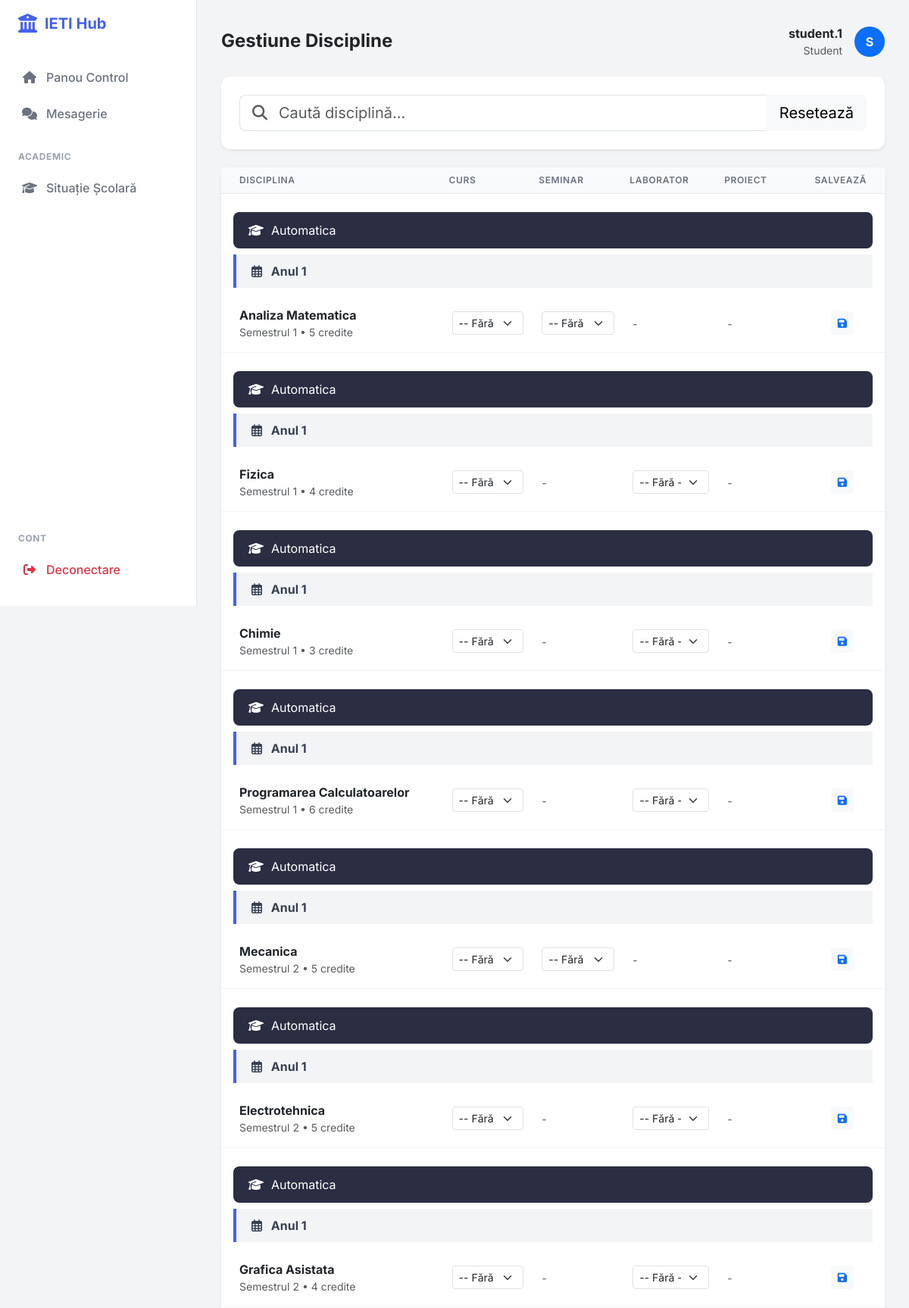
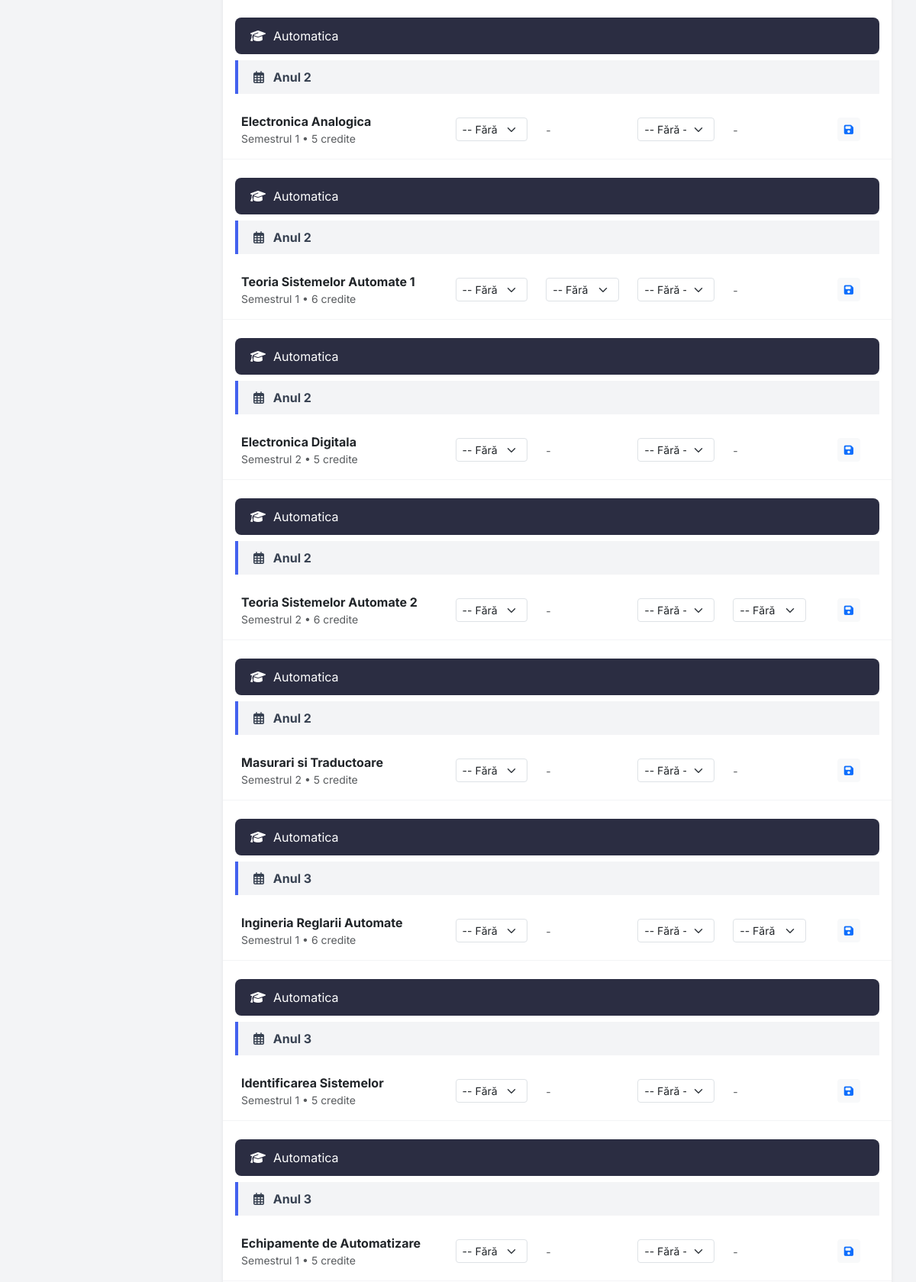
The app's page /lista_discipline (signed in, upper part) with its own data (2 pictures, top to bottom).
### app.py (models this page shows, shortened)
class User(UserMixin, db.Model):
    id = db.Column(db.Integer, primary_key=True)
    username = db.Column(db.String(150), unique=True, nullable=False)
    email = db.Column(db.String(150), unique=True, nullable=False)
    password = db.Column(db.String(150), nullable=False)
    role = db.Column(db.String(20), nullable=False, default='student')
    is_approved = db.Column(db.Boolean, default=False)
    student_profile = db.relationship('Student', backref='user_account', uselist=False, cascade="all, delete-orphan")
    profesor_profile = db.relationship('Profesor', backref='user_account', uselist=False, cascade="all, delete-orphan")

class Disciplina(db.Model):
    id_disciplina = db.Column(db.Integer, primary_key=True)
    nume_disciplina = db.Column(db.String(100), nullable=False)
    credite = db.Column(db.Integer, nullable=False)
    an_studiu = db.Column(db.Integer, nullable=False)
    specializare = db.Column(db.String(50), nullable=False)
    semestru = db.Column(db.Integer, nullable=False)
    has_laborator = db.Column(db.Boolean, default=False)
    has_seminar = db.Column(db.Boolean, default=False)
    has_proiect = db.Column(db.Boolean, default=False)
    id_titular = db.Column(db.Integer, db.ForeignKey('profesor.id_profesor'), nullable=True)
    id_laborant = db.Column(db.Integer, db.ForeignKey('profesor.id_profesor'), nullable=True)
    id_seminarist = db.Column(db.Integer, db.ForeignKey('profesor.id_profesor'), nullable=True)
    id_proiectant = db.Column(db.Integer, db.ForeignKey('profesor.id_profesor'), nullable=True)
    pondere_examen = db.Column(db.Integer, default=60)
    pondere_laborator = db.Column(db.Integer, default=40)
    pondere_proiect = db.Column(db.Integer, default=0)
    min_prez_curs = db.Column(db.Integer, default=50)
    min_prez_laborator = db.Column(db.Integer, default=100)
    min_prez_seminar = db.Column(db.Integer, default=100)
    min_prez_proiect = db.Column(db.Integer, default=100)
    note = db.relationship('Notare', backref='disciplina', lazy=True)
    inscrieri = db.relationship('Inscriere', backref='disciplina', lazy=True, cascade="all, delete-orphan")
    prezente = db.relationship('Prezenta', backref='disciplina', lazy=True, cascade="all, delete-orphan")

### app.py (the view)
@app.route('/lista_discipline')
@login_required
def lista_discipline():
    discipline = Disciplina.query.order_by(Disciplina.specializare, Disciplina.an_studiu, Disciplina.semestru).all()
    profesori = Profesor.query.all()
    return render_template('lista_discipline.html', discipline=discipline, profesori=profesori)

### app.py (called while the page is built)
@login_manager.user_loader
def load_user(user_id):
    return User.query.get(int(user_id))

    def get_full_name(self): return f"{self.nume} {self.prenume}"

### templates/lista_discipline.html (shortened to what this page needs)
{% extends "base.html" %}
{% block page_title %}Gestiune Discipline{% endblock %}
{% block content %}
<div class="card mb-4 border-0 shadow-sm">
    <div class="card-body">
        <div class="input-group input-group-lg">
            <span class="input-group-text bg-white border-end-0"><i class="fas fa-search text-muted"></i></span>
            <input type="text" id="searchDiscipline" class="form-control border-start-0 ps-0" placeholder="Caută disciplină..." onkeyup="filterSmart()">
            <button class="btn btn-light" onclick="clearSearch()">Resetează</button>
        </div>
    </div>
</div>
<div class="card border-0 shadow-sm">
    <div class="card-body p-0">
        <div class="table-responsive">
            <table class="table mb-0" id="disciplineTable">
                <thead>
                    <tr>
                        <th class="ps-4">Disciplina</th>
                        <th>Curs</th>
                        <th>Seminar</th>
                        <th>Laborator</th>
                        <th>Proiect</th>
                        <th class="text-center pe-4">Salvează</th>
                    </tr>
                </thead>
                <tbody>
                    {% set current_spec = '' %}
                    {% set current_an = 0 %}
                    {% for d in discipline %}
                        {% if current_spec != d.specializare %}
                            <tr class="header-row spec-row" data-type="spec">
                                <td colspan="6" class="p-0 border-0">
                                    <div class="spec-header mx-3">
                                        <i class="fas fa-graduation-cap"></i> {{ d.specializare }}
                                    </div>
                                </td>
                            </tr>
                            {% set current_spec = d.specializare %}
                            {% set current_an = 0 %}
                        {% endif %}
                        {% if current_an != d.an_studiu %}
                            <tr class="header-row an-row" data-type="an">
                                <td colspan="6" class="p-0 border-0">
                                    <div class="an-header mx-3 my-2">
                                        <i class="far fa-calendar-alt me-2"></i> Anul {{ d.an_studiu }}
                                    </div>
                                </td>
                            </tr>
                            {% set current_an = d.an_studiu %}
                        {% endif %}
                        <tr class="discipline-row">
                            <td class="ps-4">
                                <div class="fw-bold nume-materie text-dark">{{ d.nume_disciplina }}</div>
                                <div class="small text-muted">Semestrul {{ d.semestru }} • {{ d.credite }} credite</div>
                            </td>
                            <form action="{{ url_for('admin_asignare') }}" method="POST">
                                <td>
                                    <select name="titular" class="form-select form-select-sm">
                                        <option value="">-- Fără --</option>
                                    </select>
                                </td>
                                <td>
                                    {% if d.has_seminar %}
                                        <select name="seminarist" class="form-select form-select-sm">
                                            <option value="">-- Fără --</option>
                                        </select>
                                    {% else %}<span class="text-muted small">-</span>{% endif %}
                                </td>
                                <td>
                                    {% if d.has_laborator %}
                                        <select name="laborant" class="form-select form-select-sm">
                                            <option value="">-- Fără --</option>
                                        </select>
                                    {% else %}<span class="text-muted small">-</span>{% endif %}
                                </td>
                                <td>
                                    {% if d.has_proiect %}
                                        <select name="proiectant" class="form-select form-select-sm">
                                            <option value="">-- Fără --</option>
                                        </select>
                                    {% else %}<span class="text-muted small">-</span>{% endif %}
                                </td>
                                <td class="text-center pe-4">
                                    <button type="submit" class="btn btn-light btn-sm text-primary hover-shadow" title="Salvează">
                                        <i class="fas fa-save"></i>
                                    </button>
                                </td>
                            </form>
                        </tr>
                    {% else %}
                        <tr><td colspan="6" class="text-center p-4">Nu există date.</td></tr>
                    {% endfor %}
                </tbody>
            </table>
        </div>
    </div>
</div>
{% endblock %}

### templates/base.html (shortened to what this page needs)
<!doctype html>
<html lang="ro">
<head>
    <link href="https://cdn.jsdelivr.net/npm/bootstrap@5.3.0/dist/css/bootstrap.min.css" rel="stylesheet">
    <link rel="stylesheet" href="https://cdnjs.cloudflare.com/ajax/libs/font-awesome/6.4.0/css/all.min.css">
</head>
<body>
{% if current_user.is_authenticated %}
<nav class="sidebar">
    <div class="brand">
        <i class="fas fa-university fa-lg"></i> IETI Hub
    </div>
    <div class="nav flex-column flex-grow-1">
        <a href="{{ url_for('index') }}" class="nav-link {{ 'active' if request.endpoint == 'index' else '' }}">
            <i class="fas fa-home"></i> Panou Control
        </a>
        <a href="{{ url_for('chat_home') }}" class="nav-link {{ 'active' if 'chat' in request.endpoint else '' }}">
            <i class="fas fa-comments"></i> Mesagerie
        </a>
        {% if current_user.role == 'student' %}
            <div class="nav-title">Academic</div>
            <a href="{{ url_for('raport_student_general', student_id=current_user.student_profile.id_student) }}" class="nav-link">
                <i class="fas fa-graduation-cap"></i> Situație Școlară
            </a>
        {% endif %}
        <div class="mt-auto mb-4">
            <div class="nav-title">Cont</div>
            <a href="{{ url_for('logout') }}" class="nav-link text-danger">
                <i class="fas fa-sign-out-alt"></i> Deconectare
            </a>
        </div>
    </div>
</nav>
{% endif %}
<main class="{{ 'main-content' if current_user.is_authenticated else '' }}">
    {% if current_user.is_authenticated and request.endpoint not in ['login', 'register'] %}
    <div class="d-flex justify-content-between align-items-center mb-4 d-none d-lg-flex">
        <div>
            <h4 class="fw-bold mb-0 text-dark">
                {% block page_title %}Dashboard{% endblock %}
            </h4>
        </div>
        <div class="d-flex align-items-center gap-3">
            <div class="text-end">
                <span class="d-block fw-bold text-dark">{{ current_user.username }}</span>
                <span class="d-block small text-muted">{{ current_user.role|capitalize }}</span>
            </div>
            <div class="bg-primary text-white rounded-circle d-flex align-items-center justify-content-center fw-bold" style="width: 40px; height: 40px;">
                {{ current_user.username[0]|upper }}
            </div>
        </div>
    </div>
    {% endif %}
    {% block content %}{% endblock %}
</main>
</body>
</html>

### templates/base.html (style rules this page uses)
:root { --primary: #4361ee; --secondary: #3f37c9; --success: #4cc9f0; --info: #4895ef; --warning: #f72585; --dark: #2b2d42; --light: #f8f9fa; --body-bg: #f3f4f6; --sidebar-width: 260px; }
body { font-family: 'Inter', sans-serif; background-color: var(--body-bg); color: #4b5563; min-height: 100vh; }
.sidebar { width: var(--sidebar-width); position: fixed; top: 0; left: 0; height: 100vh; background: #fff; border-right: 1px solid #e5e7eb; z-index: 1000; padding-top: 1rem; transition: all 0.3s; display: flex; flex-direction: column; }
.brand { padding: 0 1.5rem 2rem; font-size: 1.25rem; font-weight: 700; color: var(--primary); display: flex; align-items: center; gap: 10px; }
.nav-link { display: flex; align-items: center; padding: 0.75rem 1.5rem; color: #6b7280; font-weight: 500; transition: all 0.2s; border-left: 3px solid transparent; text-decoration: none; }
.nav-link i { width: 24px; margin-right: 10px; text-align: center; }
.nav-title { padding: 1.5rem 1.5rem 0.5rem; font-size: 0.75rem; font-weight: 700; text-transform: uppercase; color: #9ca3af; letter-spacing: 0.05em; }
.main-content { margin-left: var(--sidebar-width); padding: 2rem; min-height: 100vh; transition: margin-left 0.3s; }
.card { border: none; border-radius: 12px; box-shadow: 0 1px 3px rgba(0,0,0,0.1); background: #fff; margin-bottom: 1.5rem; }
.card-body { padding: 1.5rem; }
.table thead th { background-color: #f9fafb; color: #6b7280; font-weight: 600; text-transform: uppercase; font-size: 0.75rem; letter-spacing: 0.05em; border-bottom: 1px solid #e5e7eb; }
.table td { vertical-align: middle; padding: 1rem 0.75rem; border-bottom: 1px solid #f3f4f6; }

### templates/lista_discipline.html (style rules this page uses)
.spec-header { background-color: #2b2d42; color: #fff; padding: 12px 20px; border-radius: 8px; margin-top: 1.5rem; display: flex; align-items: center; gap: 10px; }
.an-header { background-color: #f3f4f6; color: #374151; font-weight: 700; padding: 10px 20px; border-left: 4px solid var(--primary); }

### records on screen
User: username "student.1", role "Student", username "S"
Disciplina: specializare "Automatica", an_studiu "1", nume_disciplina "Analiza Matematica", semestru "1", credite "5"
Disciplina: specializare "Automatica", an_studiu "1", nume_disciplina "Fizica", semestru "1", credite "4"
Disciplina: specializare "Automatica", an_studiu "1", nume_disciplina "Chimie", semestru "1", credite "3"
Disciplina: specializare "Automatica", an_studiu "1", nume_disciplina "Programarea Calculatoarelor", semestru "1", credite "6"
Disciplina: specializare "Automatica", an_studiu "1", nume_disciplina "Mecanica", semestru "2", credite "5"
Disciplina: specializare "Automatica", an_studiu "1", nume_disciplina "Electrotehnica", semestru "2", credite "5"
Disciplina: specializare "Automatica", an_studiu "1", nume_disciplina "Grafica Asistata", semestru "2", credite "4"
Disciplina: specializare "Automatica", an_studiu "2", nume_disciplina "Electronica Analogica", semestru "1", credite "5"
Disciplina: specializare "Automatica", an_studiu "2", nume_disciplina "Teoria Sistemelor Automate 1", semestru "1", credite "6"
Disciplina: specializare "Automatica", an_studiu "2", nume_disciplina "Electronica Digitala", semestru "2", credite "5"
Disciplina: specializare "Automatica", an_studiu "2", nume_disciplina "Teoria Sistemelor Automate 2", semestru "2", credite "6"
Disciplina: specializare "Automatica", an_studiu "2", nume_disciplina "Masurari si Traductoare", semestru "2", credite "5"
Disciplina: specializare "Automatica", an_studiu "3", nume_disciplina "Ingineria Reglarii Automate", semestru "1", credite "6"
Disciplina: specializare "Automatica", an_studiu "3", nume_disciplina "Identificarea Sistemelor", semestru "1", credite "5"
Disciplina: specializare "Automatica", an_studiu "3", nume_disciplina "Echipamente de Automatizare", semestru "1", credite "5"
